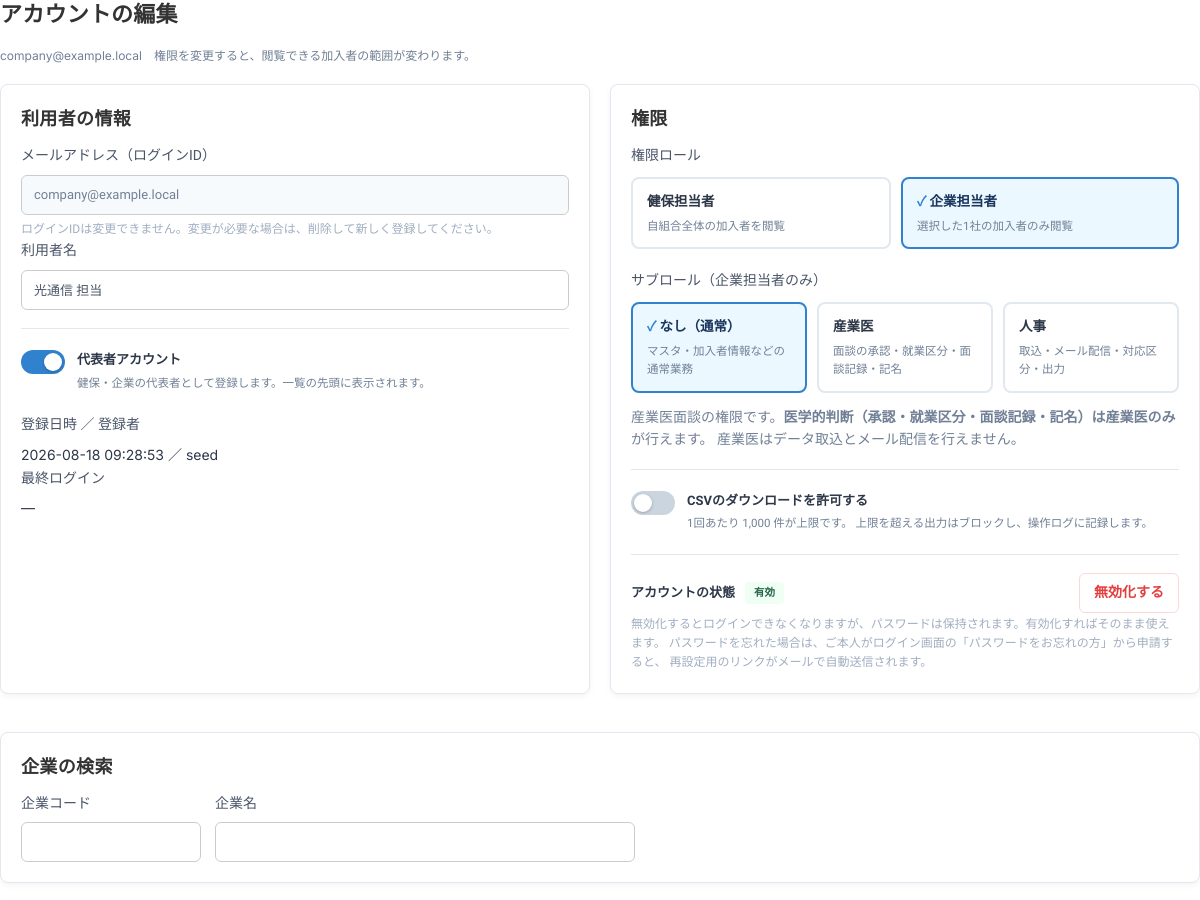
Before: /accounts/2/edit (signed in, upper part) with the older database file.
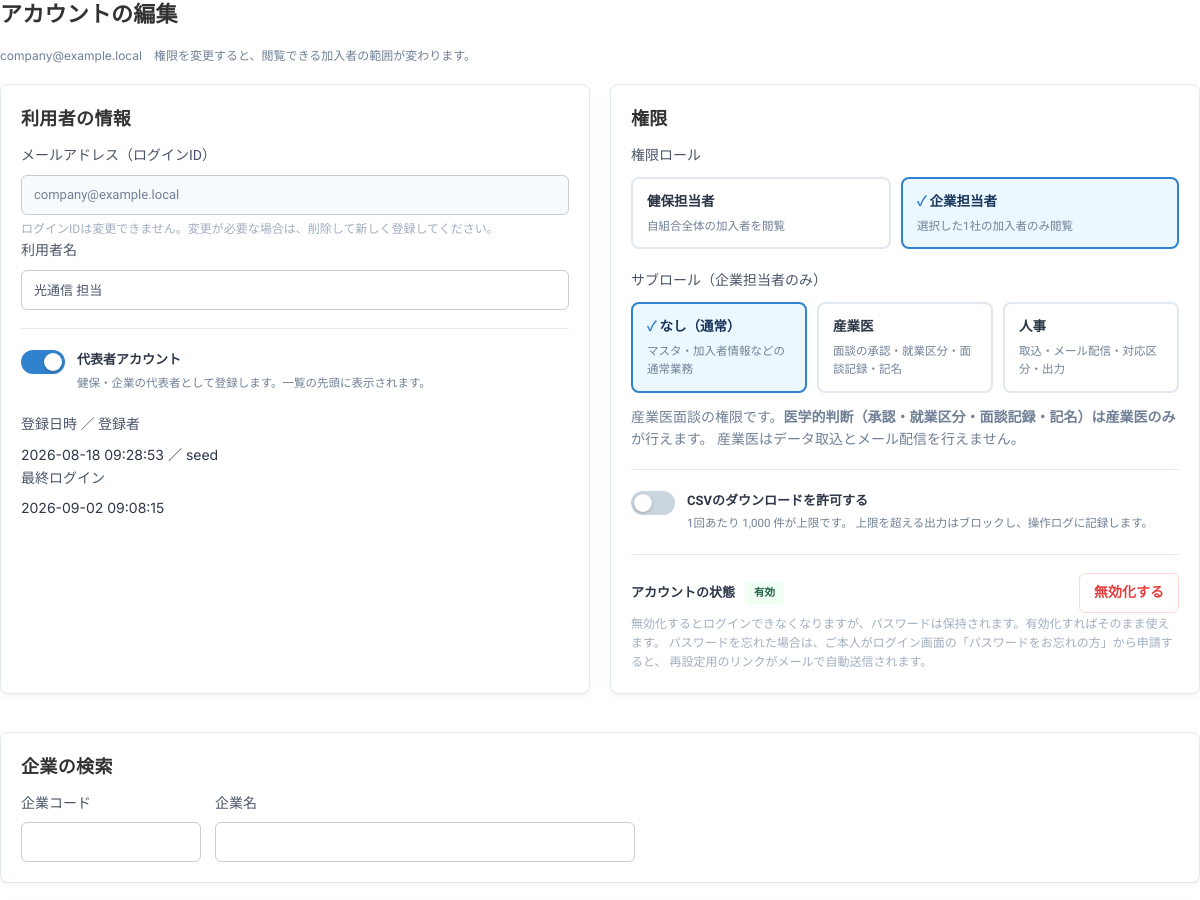
After: the same page with the newer database file.
### tables this page shows
CREATE TABLE account (
  id            INTEGER PRIMARY KEY AUTOINCREMENT,
  email         TEXT NOT NULL UNIQUE,
  name          TEXT NOT NULL,
  role          TEXT NOT NULL,
  view_scope    TEXT NOT NULL,
  can_download  INTEGER NOT NULL DEFAULT 0,
  is_primary    INTEGER NOT NULL DEFAULT 0,   -- 代表者アカウント
  kenpo_id      INTEGER REFERENCES kenpo(id),
  company_id    INTEGER REFERENCES company(id),
  dept_id       INTEGER REFERENCES department(id),   -- 部署の管理者の場合
  status        TEXT NOT NULL DEFAULT 'invited',   -- invited / active / disabled / deleted
  password_hash TEXT,
  invite_token  TEXT,
  invite_expire TEXT,
  reset_token   TEXT,
  reset_expire  TEXT,
  reset_at      TEXT,
  created_by    TEXT,
  created_at    TEXT NOT NULL DEFAULT (datetime('now','localtime')),
  updated_at    TEXT,
  activated_at  TEXT,
  last_login_at TEXT
, sub_role TEXT NOT NULL DEFAULT '');

### app.py (the view, shortened to what this page needs)
@app.route("/accounts/<int:aid>/edit", methods=["GET", "POST"])
@login_required
def accounts_edit(aid):
    db, acc = get_db(), current_account()
    row = _target_account(aid)
    if not row:
        flash("対象のアカウントを操作する権限がありません。", "error")
        return redirect(url_for("accounts"))
    if row["id"] == acc["id"]:
        flash("自分の利用者名・メールアドレス・パスワードは「マイアカウント」で変更できます。"
              "権限ロール・担当する範囲の変更は別の管理者に依頼してください。", "error")
        return redirect(url_for("me_account"))
    if row["status"] == "deleted":
        flash("削除済みのアカウントは編集できません。", "error")
        return redirect(url_for("accounts"))
    comps = scoped_companies(acc)
    roles = issuable_roles(acc)
    kenpos = db.execute("SELECT * FROM kenpo ORDER BY code").fetchall()
    cur_ids = account_company_ids(row["id"])
    inv_url = ext_url("invite", token=row["invite_token"]) \
        if row["status"] == "invited" and row["invite_token"] else None
    inv_expired = bool(row["status"] == "invited"
                       and (row["invite_expire"] or "") < now())
    def edit_page(**extra):
        once = session.pop("setpw_once", None)
        if once and once.get("aid") == aid:
            extra.setdefault("generated", once.get("pw"))
        return render_template("accounts_edit.html", row=row, comps=comps, roles=roles,
                               kenpos=kenpos, selected=cur_ids,
                               inv_url=inv_url, inv_expired=inv_expired,
                               offs=scoped_offices(acc), depts=scoped_departments(acc),
                               sel_offices=set(account_scope_ids(aid)["office"]),
                               sel_depts=set(account_scope_ids(aid)["dept"]),
                               hours=INVITE_HOURS, **extra)
    if request.method == "GET":
        return edit_page()

### app.py (called while the page is built, shortened)
def feature_na(key, role_key):
    return role_key in FEATURE_NA_ROLES.get(key, ())

def get_db():
    if "db" not in g:
        g.db = sqlite3.connect(DB_PATH)
        g.db.row_factory = sqlite3.Row
        g.db.execute("PRAGMA foreign_keys = ON")
    return g.db

def asset_ver(name="app.css"):
    try:
        return str(int(os.path.getmtime(os.path.join(BASE_DIR, "static", name))))
    except OSError:
        return "0"

@app.context_processor
def inject_asset_ver():
    return {"ASSET_V": asset_ver()}

def real_account():
    aid = session.get("account_id")
    if not aid:
        return None
    if "real_acc" not in g:
        g.real_acc = get_db().execute(
            "SELECT * FROM account WHERE id=? AND status='active'", (aid,)).fetchone()
    return g.real_acc

def support_kenpo():
    kid = session.get("support_kenpo_id")
    if not kid:
        return None

def sub_role(acc):
    if not acc:
        return ""
    try:
        v = acc["sub_role"]
    except (KeyError, IndexError):
        return ""
    return (v or "") if v in SUB_ROLE_LABELS else ""

def is_doctor(acc=None):
    return sub_role(acc if acc is not None else current_account()) == "doctor"

### templates/accounts_edit.html (shortened to what this page needs)
{% extends LAYOUT %}{% from "_pickers.html" import kenpo_picker, company_picker, picker_script %}{% block body %}
<h1 class="page-title">アカウントの編集</h1>
<p class="page-lead"><span class="mono">{{ row.email }}</span>　権限を変更すると、閲覧できる加入者の範囲が変わります。</p>
<form method="post">
<div class="form-grid">
  <div class="block">
    <h2>利用者の情報</h2>
    <div class="search-group"><label>メールアドレス（ログインID）</label>
      <input type="text" value="{{ row.email }}" disabled style="width:100%">
      <p class="hint">ログインIDは変更できません。変更が必要な場合は、削除して新しく登録してください。</p></div>
    <div class="search-group"><label for="name">利用者名</label>
      <input type="text" id="name" name="name" required style="width:100%"
        value="{{ (form.name if form else row.name) }}"></div>
    <hr class="switch-sep">
    <label class="switch">
      <span class="track"></span>
      <span class="sw-body"><b>代表者アカウント</b>
        <span>健保・企業の代表者として登録します。一覧の先頭に表示されます。</span></span>
    </label>
    <div class="search-group" style="margin-top:12px"><label>登録日時 ／ 登録者</label>
      <p class="mono">{{ row.created_at or '—' }} ／ {{ row.created_by or '—' }}</p></div>
    <div class="search-group"><label>最終ログイン</label>
      <p class="mono">{{ row.last_login_at or '—' }}</p></div>
  </div>
  <div class="block">
    <h2>権限</h2>
{% set SCOPE_OF = {'system_admin':'全健保の加入者を閲覧',
                    'kenpo_user':'自組合全体の加入者を閲覧',
                    'company_user':'選択した1社の加入者のみ閲覧'} %}
    {% set cur = (form.role if form else row.role) %}
    <div class="search-group"><label>権限ロール</label>
      <div class="role-pick">
        {% for r in roles %}
        <label class="role-btn">
          <span class="role-box"><b>{{ ROLE_LABELS[r] }}</b><em>{{ SCOPE_OF[r] }}</em></span>
        </label>
        {% endfor %}
      </div></div>
    {% set cursub = (form.sub_role if form else sub_role_of(row)) or '' %}
    <div class="search-group" id="subrole-group" style="margin-top:12px">
      <label>サブロール（企業担当者のみ）</label>
      <div class="role-pick">
        <label class="role-btn">
          <span class="role-box"><b>なし（通常）</b><em>マスタ・加入者情報などの通常業務</em></span>
        </label>
        <label class="role-btn">
          <span class="role-box"><b>産業医</b><em>面談の承認・就業区分・面談記録・記名</em></span>
        </label>
        <label class="role-btn">
          <span class="role-box"><b>人事</b><em>取込・メール配信・対応区分・出力</em></span>
        </label>
      </div>
      <p class="fld-help">産業医面談の権限です。<b>医学的判断（承認・就業区分・面談記録・記名）は産業医のみ</b>が行えます。
        産業医はデータ取込とメール配信を行えません。</p>
    </div>
    <hr class="switch-sep">
    <label class="switch">
      <span class="track"></span>
      <span class="sw-body"><b>CSVのダウンロードを許可する</b>
        <span>1回あたり {{ '{:,}'.format(MAX_EXPORT_ROWS) }} 件が上限です。
          上限を超える出力はブロックし、操作ログに記録します。</span></span>
    </label>
    <hr class="switch-sep">
    <div class="acc-state">
      <div class="acc-state-info">
        <span class="k">アカウントの状態</span>
        <span class="st st-{{ row.status }}">{{ STATUS_LABELS.get(row.status, row.status) }}</span>
      </div>
      <div class="actions">
        <button type="submit" form="state-form" class="btn-sm"
                {% if row.status != 'disabled' %}style="color:var(--error);border-color:#fed7d7;"{% endif %}>
          {{ '有効化する' if row.status == 'disabled' else '無効化する' }}</button>
      </div>
    </div>
    <p class="hint">
      {% if row.status == 'disabled' %}有効化すると、これまでのパスワードでログインできるようになります。
      {% else %}無効化するとログインできなくなりますが、パスワードは保持されます。有効化すればそのまま使えます。{% endif %}
      パスワードを忘れた場合は、ご本人がログイン画面の「パスワードをお忘れの方」から申請すると、
      再設定用のリンクがメールで自動送信されます。</p>
  </div>
</div>
{{ company_picker(comps, selected, acc) }}
</form>
{% endblock %}

Changed rows visible on the page:
changed account "seed": last_login_at (not shown) → "2026-09-02 09:08:15"
Other visible differences:
{{ row.last_login_at or '—' }}: "—" → (not shown)
